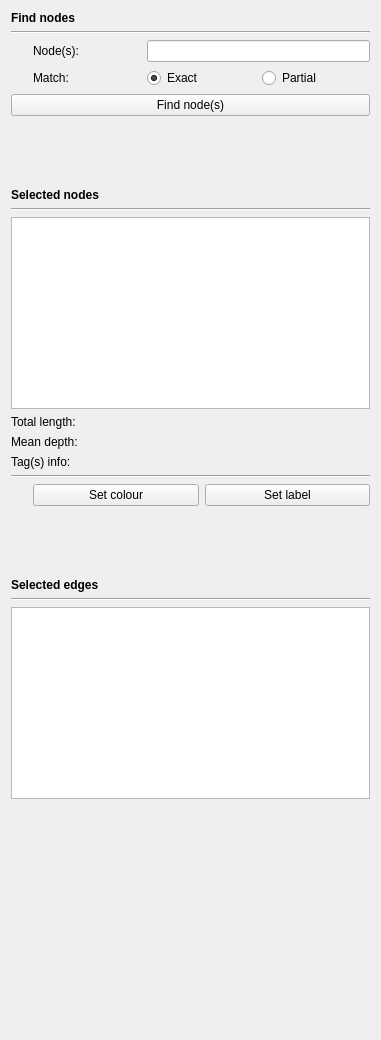
      <widget class="QWidget" name="selectionScrollAreaWidgetContents">
       <property name="geometry">
        <rect>
         <x>0</x>
         <y>0</y>
         <width>381</width>
         <height>1040</height>
        </rect>
       </property>
       <property name="sizePolicy">
        <sizepolicy hsizetype="Minimum" vsizetype="Preferred">
         <horstretch>0</horstretch>
         <verstretch>0</verstretch>
        </sizepolicy>
       </property>
       <layout class="QVBoxLayout" name="verticalLayout_4">
        <item>
         <widget class="QLabel" name="label_14">
          <property name="sizePolicy">
           <sizepolicy hsizetype="Minimum" vsizetype="Preferred">
            <horstretch>0</horstretch>
            <verstretch>0</verstretch>
           </sizepolicy>
          </property>
          <property name="font">
           <font>
            <weight>75</weight>
            <bold>true</bold>
           </font>
          </property>
          <property name="text">
           <string>Find nodes</string>
          </property>
         </widget>
        </item>
        <item>
         <widget class="Line" name="line_10">
          <property name="orientation">
           <enum>Qt::Horizontal</enum>
          </property>
         </widget>
        </item>
        <item>
         <widget class="QWidget" name="nodeSelectionWidget" native="true">
          <property name="enabled">
           <bool>true</bool>
          </property>
          <layout class="QGridLayout" name="gridLayout_2">
           <property name="leftMargin">
            <number>0</number>
           </property>
           <property name="topMargin">
            <number>0</number>
           </property>
           <property name="rightMargin">
            <number>0</number>
           </property>
           <property name="bottomMargin">
            <number>0</number>
           </property>
           <item row="1" column="0">
            <widget class="InfoTextWidget" name="selectionSearchNodesMatchTypeInfoText" native="true">
             <property name="enabled">
              <bool>true</bool>
             </property>
             <property name="sizePolicy">
              <sizepolicy hsizetype="Fixed" vsizetype="Fixed">
               <horstretch>0</horstretch>
               <verstretch>0</verstretch>
              </sizepolicy>
             </property>
             <property name="minimumSize">
              <size>
               <width>16</width>
               <height>16</height>
              </size>
             </property>
            </widget>
           </item>
           <item row="1" column="2">
            <widget class="QRadioButton" name="selectionSearchNodesExactMatchRadioButton">
             <property name="text">
              <string>Exact</string>
             </property>
             <property name="checked">
              <bool>true</bool>
             </property>
            </widget>
           </item>
           <item row="0" column="1">
            <widget class="QLabel" name="label_12">
             <property name="enabled">
              <bool>true</bool>
             </property>
             <property name="sizePolicy">
              <sizepolicy hsizetype="Minimum" vsizetype="Preferred">
               <horstretch>0</horstretch>
               <verstretch>0</verstretch>
              </sizepolicy>
             </property>
             <property name="text">
              <string>Node(s):</string>
             </property>
            </widget>
           </item>
           <item row="0" column="0">
            <widget class="InfoTextWidget" name="selectionSearchInfoText" native="true">
             <property name="sizePolicy">
              <sizepolicy hsizetype="Fixed" vsizetype="Fixed">
               <horstretch>0</horstretch>
               <verstretch>0</verstretch>
              </sizepolicy>
             </property>
             <property name="minimumSize">
              <size>
               <width>16</width>
               <height>16</height>
              </size>
             </property>
            </widget>
           </item>
           <item row="1" column="1">
            <widget class="QLabel" name="label_16">
             <property name="enabled">
              <bool>true</bool>
             </property>
             <property name="text">
              <string>Match:</string>
             </property>
            </widget>
           </item>
           <item row="1" column="3">
            <widget class="QRadioButton" name="selectionSearchNodesPartialMatchRadioButton">
             <property name="text">
              <string>Partial</string>
             </property>
            </widget>
           </item>
           <item row="0" column="2" colspan="2">
            <widget class="QLineEdit" name="selectionSearchNodesLineEdit">
             <property name="enabled">
              <bool>true</bool>
             </property>
             <property name="sizePolicy">
              <sizepolicy hsizetype="Minimum" vsizetype="Fixed">
               <horstretch>0</horstretch>
               <verstretch>0</verstretch>
              </sizepolicy>
             </property>
            </widget>
           </item>
          </layout>
         </widget>
        </item>
        <item>
         <widget class="QPushButton" name="selectNodesButton">
          <property name="text">
           <string>Find node(s)</string>
          </property>
         </widget>
        </item>
        <item>
         <widget class="QWidget" name="selectedNodesSpacerWidget" native="true">
          <layout class="QVBoxLayout" name="verticalLayout_5">
           <property name="leftMargin">
            <number>0</number>
           </property>
           <property name="topMargin">
            <number>0</number>
           </property>
           <property name="rightMargin">
            <number>0</number>
           </property>
           <property name="bottomMargin">
            <number>0</number>
           </property>
           <item>
            <spacer name="selectedNodesSpacer">
             <property name="orientation">
              <enum>Qt::Vertical</enum>
             </property>
             <property name="sizeType">
              <enum>QSizePolicy::Fixed</enum>
             </property>
             <property name="sizeHint" stdset="0">
              <size>
               <width>20</width>
               <height>60</height>
              </size>
             </property>
            </spacer>
           </item>
          </layout>
         </widget>
        </item>
        <item>
         <widget class="QLabel" name="selectedNodesTitleLabel">
          <property name="sizePolicy">
           <sizepolicy hsizetype="Minimum" vsizetype="Preferred">
            <horstretch>0</horstretch>
            <verstretch>0</verstretch>
           </sizepolicy>
          </property>
          <property name="font">
           <font>
            <weight>75</weight>
            <bold>true</bold>
           </font>
          </property>
          <property name="text">
           <string>Selected nodes</string>
          </property>
         </widget>
        </item>
        <item>
         <widget class="Line" name="selectedNodesLine1">
          <property name="orientation">
           <enum>Qt::Horizontal</enum>
          </property>
         </widget>
        </item>
        <item>
         <widget class="QPlainTextEdit" name="selectedNodesTextEdit">
          <property name="sizePolicy">
           <sizepolicy hsizetype="Ignored" vsizetype="Minimum">
            <horstretch>0</horstretch>
            <verstretch>0</verstretch>
           </sizepolicy>
          </property>
          <property name="readOnly">
           <bool>true</bool>
          </property>
         </widget>
        </item>
        <item>
         <widget class="QLabel" name="selectedNodesLengthLabel">
          <property name="sizePolicy">
           <sizepolicy hsizetype="Minimum" vsizetype="Preferred">
            <horstretch>0</horstretch>
            <verstretch>0</verstretch>
           </sizepolicy>
          </property>
          <property name="text">
           <string>Total length:</string>
          </property>
          <property name="alignment">
           <set>Qt::AlignLeading|Qt::AlignLeft|Qt::AlignVCenter</set>
          </property>
         </widget>
        </item>
        <item>
         <widget class="QLabel" name="selectedNodesDepthLabel">
          <property name="sizePolicy">
           <sizepolicy hsizetype="Minimum" vsizetype="Preferred">
            <horstretch>0</horstretch>
            <verstretch>0</verstretch>
           </sizepolicy>
          </property>
          <property name="text">
           <string>Mean depth:</string>
          </property>
          <property name="alignment">
           <set>Qt::AlignLeading|Qt::AlignLeft|Qt::AlignVCenter</set>
          </property>
         </widget>
        </item>
        <item>
         <widget class="QLabel" name="selectedNodeTagsLabel">
          <property name="text">
           <string>Tag(s) info:</string>
          </property>
         </widget>
        </item>
        <item>
         <widget class="Line" name="selectedNodesLine2">
          <property name="orientation">
           <enum>Qt::Horizontal</enum>
          </property>
         </widget>
        </item>
        <item>
         <widget class="QWidget" name="selectedNodesModificationWidget" native="true">
          <layout class="QGridLayout" name="gridLayout">
           <property name="leftMargin">
            <number>0</number>
           </property>
           <property name="topMargin">
            <number>0</number>
           </property>
           <property name="rightMargin">
            <number>0</number>
           </property>
           <property name="bottomMargin">
            <number>0</number>
           </property>
           <item row="0" column="0">
            <widget class="InfoTextWidget" name="setColourAndLabelInfoText" native="true">
             <property name="sizePolicy">
              <sizepolicy hsizetype="Fixed" vsizetype="Fixed">
               <horstretch>0</horstretch>
               <verstretch>0</verstretch>
              </sizepolicy>
             </property>
             <property name="minimumSize">
              <size>
               <width>16</width>
               <height>16</height>
              </size>
             </property>
            </widget>
           </item>
           <item row="0" column="2">
            <widget class="QPushButton" name="setNodeCustomLabelButton">
             <property name="toolTip">
              <string>Ctrl+L</string>
             </property>
             <property name="text">
              <string>Set label</string>
             </property>
            </widget>
           </item>
           <item row="0" column="1">
            <widget class="QPushButton" name="setNodeCustomColourButton">
             <property name="toolTip">
              <string>Ctrl+O</string>
             </property>
             <property name="text">
              <string>Set colour</string>
             </property>
            </widget>
           </item>
          </layout>
         </widget>
        </item>
        <item>
         <widget class="QWidget" name="selectedEdgesSpacerWidget" native="true">
          <layout class="QVBoxLayout" name="verticalLayout_6">
           <property name="leftMargin">
            <number>0</number>
           </property>
           <property name="topMargin">
            <number>0</number>
           </property>
           <property name="rightMargin">
            <number>0</number>
           </property>
           <property name="bottomMargin">
            <number>0</number>
           </property>
           <item>
            <spacer name="selectedEdgesSpacer">
             <property name="orientation">
              <enum>Qt::Vertical</enum>
             </property>
             <property name="sizeType">
              <enum>QSizePolicy::Fixed</enum>
             </property>
             <property name="sizeHint" stdset="0">
              <size>
               <width>20</width>
               <height>60</height>
              </size>
             </property>
            </spacer>
           </item>
          </layout>
         </widget>
        </item>
        <item>
         <widget class="QLabel" name="selectedEdgesTitleLabel">
          <property name="sizePolicy">
           <sizepolicy hsizetype="Minimum" vsizetype="Preferred">
            <horstretch>0</horstretch>
            <verstretch>0</verstretch>
           </sizepolicy>
          </property>
          <property name="font">
           <font>
            <weight>75</weight>
            <bold>true</bold>
           </font>
          </property>
          <property name="text">
           <string>Selected edges</string>
          </property>
         </widget>
        </item>
        <item>
         <widget class="Line" name="selectedEdgesLine">
          <property name="orientation">
           <enum>Qt::Horizontal</enum>
          </property>
         </widget>
        </item>
        <item>
         <widget class="QPlainTextEdit" name="selectedEdgesTextEdit">
          <property name="sizePolicy">
           <sizepolicy hsizetype="Ignored" vsizetype="Minimum">
            <horstretch>0</horstretch>
            <verstretch>0</verstretch>
           </sizepolicy>
          </property>
          <property name="readOnly">
           <bool>true</bool>
          </property>
         </widget>
        </item>
        <item>
         <spacer name="verticalSpacer_5">
          <property name="orientation">
           <enum>Qt::Vertical</enum>
          </property>
          <property name="sizeHint" stdset="0">
           <size>
            <width>20</width>
            <height>40</height>
           </size>
          </property>
         </spacer>
        </item>
       </layout>
      </widget>
